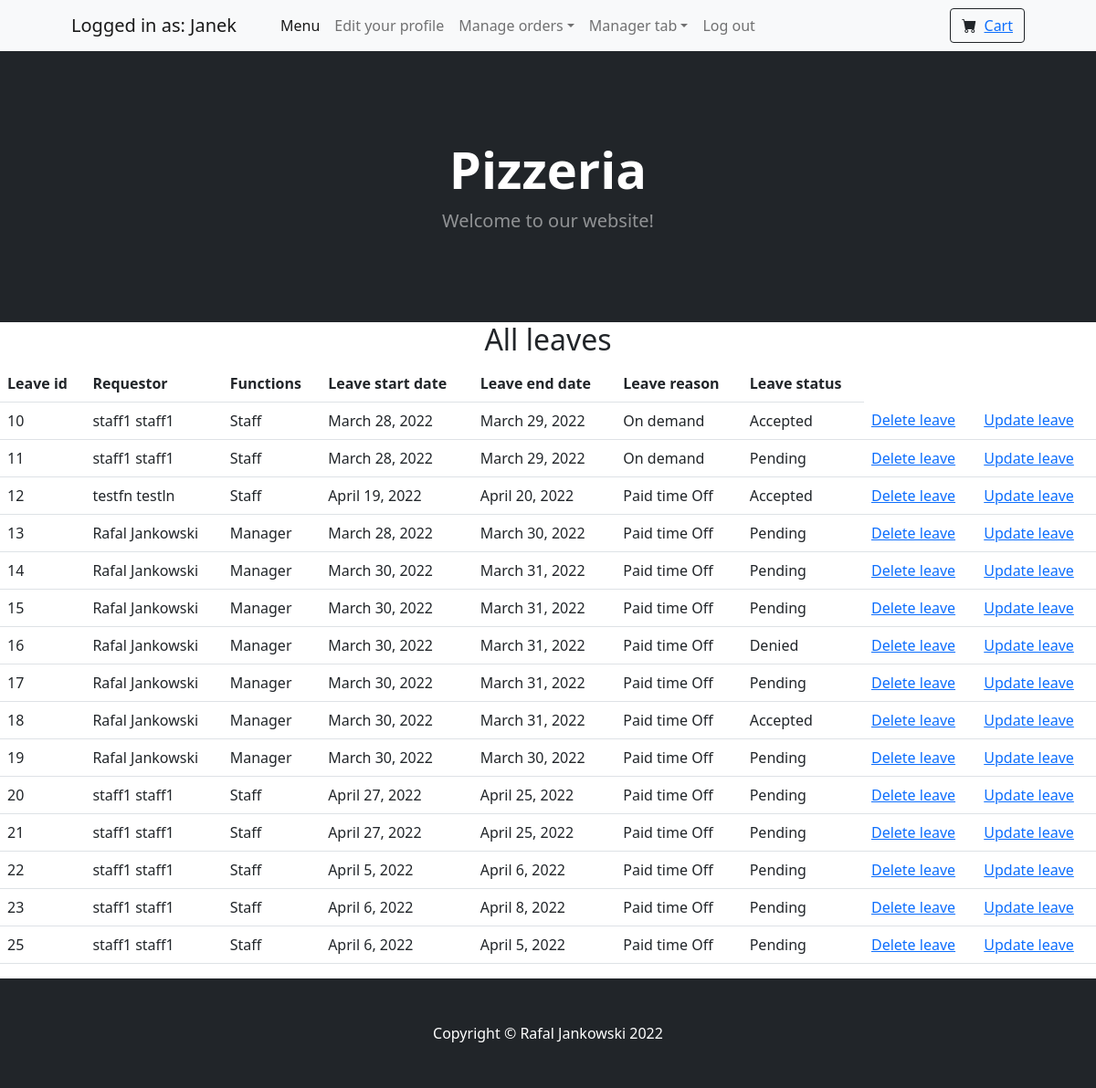
The app's page /list_all_leaves (signed in), older data.
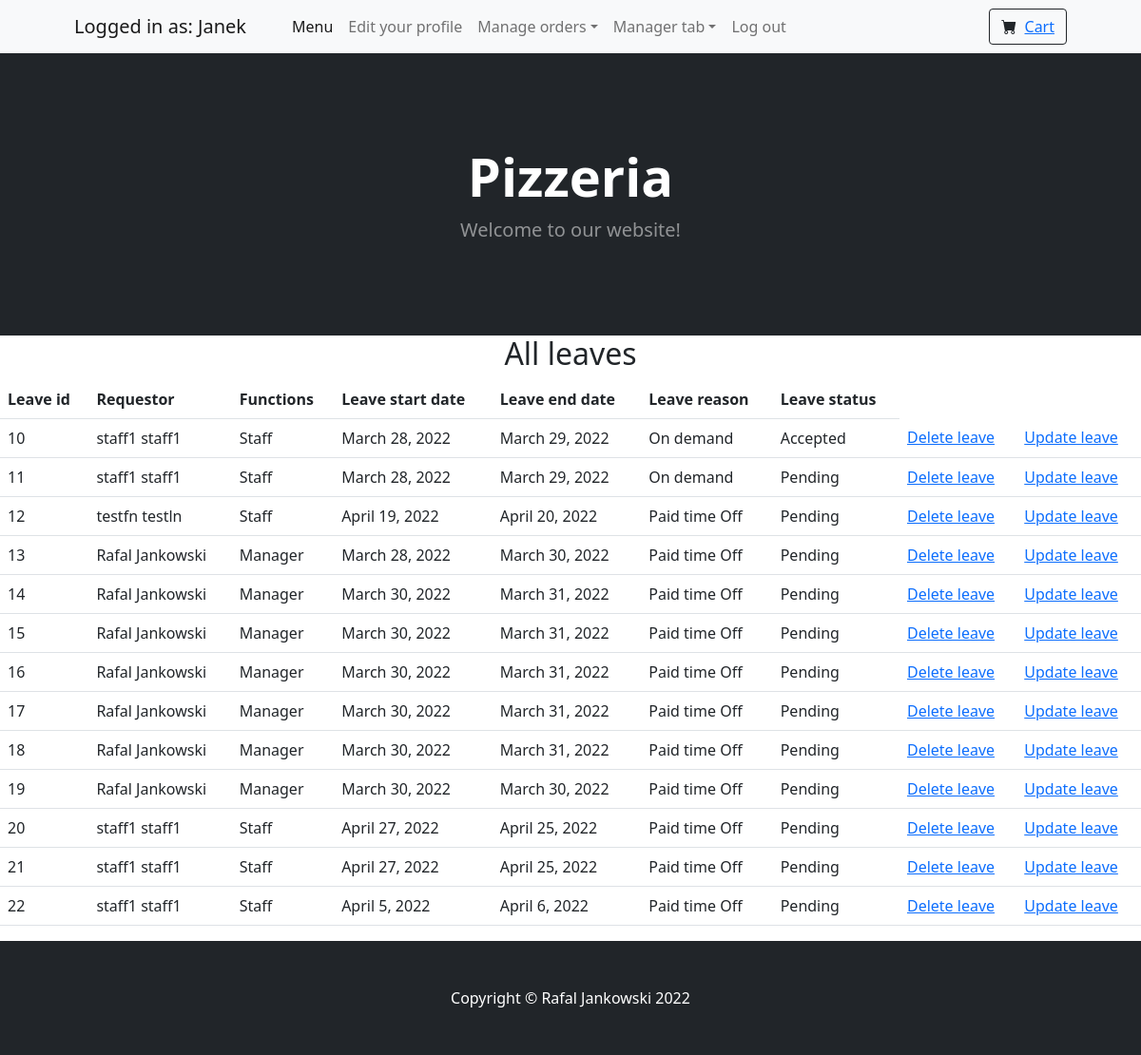
The same page, newer data.
### PizzeriaManager/models.py (models this page shows)
class DaysOff(models.Model):
    leave_type = [
        ("Paid time off", "Paid time off"),
        ("Unpaid leave", "Unpaid leave"),
        ("On demand", "On demand"),
        ("Bereavement", "Bereavement"),
    ]
    leave_status = [
        ("Pending", "Pending"),
        ("Accepted", "Accepted"),
        ("Denied", "Denied"),
    ]
    user = models.ForeignKey(User, on_delete=models.CASCADE)
    start_date = models.DateField()
    end_date = models.DateField()
    reason = models.CharField(max_length=30, choices=leave_type)
    status = models.CharField(max_length=30, choices=leave_status, default="Pending")

class Profile(models.Model):
    function_choices = [
        ("Customer", "Customer"),
        ("Staff", "Staff"),
        ("Manager", "Manager"),
        ("HR", "HR"),
    ]
    user = models.OneToOneField(User, on_delete=models.CASCADE)
    function = models.CharField(max_length=10, choices=function_choices, default="Customer")

### PizzeriaManager/views.py (the view)
# urls.py: path('list_all_leaves', ListAllLeaves, name='list_all_leaves'),
@login_required(login_url="/login")
@permission_required('PizzeriaManager.change_daysoff')
def ListAllLeaves(request):
    if request.method == "GET":
        leaves = DaysOff.objects.all()
        return render(request, "PizzeriaManager/listallleaves.html", {"leaves": leaves})

### PizzeriaManager/templates/PizzeriaManager/listallleaves.html (shortened to what this page needs)
{% extends "PizzeriaManager/_base.html" %}
{% load cart_tag %}
{% block content %}
    <h2 class="text-center">All leaves</h2>
    <table class="table">
    <tr>
    <th>Leave id</th>
    <th>Requestor</th>
    <th>Functions</th>
    <th>Leave start date</th>
    <th>Leave end date</th>
    <th>Leave reason</th>
    <th>Leave status</th>
    </tr>
    {% for leave in leaves %}
    <tr>
        <td>{{ leave.id }}</td>
        <td>{{ leave.user.first_name }} {{ leave.user.last_name }}</td>
        <td>{{ leave.user.profile.function }}</td>
        <td>{{ leave.start_date }}</td>
        <td>{{ leave.end_date }}</td>
        <td>{{ leave.reason }}</td>
        <td>{{ leave.status }}</td>
        <td><a href="{% url 'delete_leave' leave.id %}">Delete leave</a></td>
        <td><a href="{% url 'update_leave' leave.id %}">Update leave</a></td>
    {% endfor %}
    </tr>
    </table>
{% endblock %}

Row changes from the older to the newer data that the page shows:
removed DaysOff: id "23", user.first_name "staff1", user.last_name "staff1", user.profile.function "Staff", start_date "April 6, 2022", end_date "April 8, 2022", reason "Paid time Off", status "Pending"
removed DaysOff: id "25", user.first_name "staff1", user.last_name "staff1", user.profile.function "Staff", start_date "April 6, 2022", end_date "April 5, 2022", reason "Paid time Off", status "Pending"
changed DaysOff "April 19, 2022": status "Accepted" → "Pending"
changed DaysOff id 16: status "Denied" → "Pending"
changed DaysOff id 18: status "Accepted" → "Pending"
